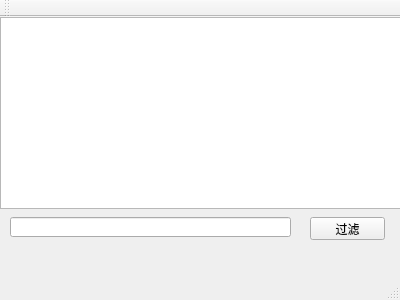
<?xml version="1.0" encoding="UTF-8"?>
<ui version="4.0">
 <class>MainWindow</class>
 <widget class="QMainWindow" name="MainWindow">
  <property name="geometry">
   <rect>
    <x>0</x>
    <y>0</y>
    <width>400</width>
    <height>300</height>
   </rect>
  </property>
  <property name="windowTitle">
   <string>MainWindow</string>
  </property>
  <widget class="QWidget" name="centralWidget">
   <widget class="QListView" name="listView">
    <property name="geometry">
     <rect>
      <x>0</x>
      <y>0</y>
      <width>401</width>
      <height>192</height>
     </rect>
    </property>
   </widget>
   <widget class="QLineEdit" name="lineEdit">
    <property name="geometry">
     <rect>
      <x>10</x>
      <y>200</y>
      <width>281</width>
      <height>20</height>
     </rect>
    </property>
   </widget>
   <widget class="QPushButton" name="pushButton">
    <property name="geometry">
     <rect>
      <x>310</x>
      <y>200</y>
      <width>75</width>
      <height>23</height>
     </rect>
    </property>
    <property name="text">
     <string>过滤</string>
    </property>
   </widget>
  </widget>
  <widget class="QMenuBar" name="menuBar">
   <property name="geometry">
    <rect>
     <x>0</x>
     <y>0</y>
     <width>400</width>
     <height>23</height>
    </rect>
   </property>
  </widget>
  <widget class="QToolBar" name="mainToolBar">
   <attribute name="toolBarArea">
    <enum>TopToolBarArea</enum>
   </attribute>
   <attribute name="toolBarBreak">
    <bool>false</bool>
   </attribute>
  </widget>
  <widget class="QStatusBar" name="statusBar"/>
 </widget>
 <layoutdefault spacing="6" margin="11"/>
 <resources/>
 <connections/>
</ui>
